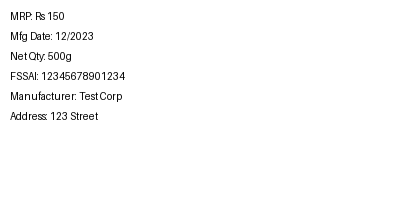
#> input picture backend/storage/uploads/8b1d8b66b4b645fd8ed7b534c6a791ad.png, 400 x 200 px
$ python -i preprocessor.py   (imports and definitions only)
#> lines starting #> are read from the running program, lines starting #| are printed output that depends on the picture; after the words box and inside, x2 and y2 are one past the last pixel; in counts of white or black regions, pixels touching at a corner belong together
import cv2
import numpy as np
from pathlib import Path

class Preprocessor:
    @staticmethod
    def process(image_path: str) -> np.ndarray:
        # Load image
        img = cv2.imread(image_path)
#> img is the input picture: shape (200, 400, 3); min 1, max 255, mean 251.2
        if img is None:
            raise ValueError(f"Could not load image at {image_path}")

        # Grayscale
        gray = cv2.cvtColor(img, cv2.COLOR_BGR2GRAY)

        # Denoise
        denoised = cv2.fastNlMeansDenoising(gray, None, 10, 7, 21)

        # Contrast enhancement (CLAHE)
        clahe = cv2.createCLAHE(clipLimit=2.0, tileGridSize=(8, 8))
        contrast = clahe.apply(denoised)

        # Sharpening (Unsharp mask)
        gaussian = cv2.GaussianBlur(contrast, (0, 0), 2.0)
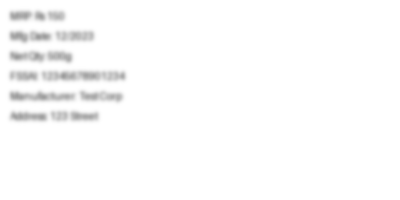
#> gaussian: shape (200, 400); min 157, max 255, mean 251.2
        sharpened = cv2.addWeighted(contrast, 1.5, gaussian, -0.5, 0)

        # Adaptive thresholding
        thresh = cv2.adaptiveThreshold(sharpened, 255, cv2.ADAPTIVE_THRESH_GAUSSIAN_C, cv2.THRESH_BINARY, 11, 2)
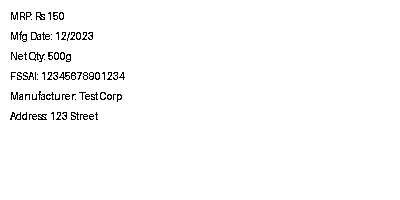
#> thresh: shape (200, 400); 98.1% white; black in thin lines or dots, all inside (x1, y1, x2, y2) = (10, 12, 125, 120)

        # Deskew (basic implementation)
        coords = np.column_stack(np.where(thresh > 0))
#> coords = 78467 pairs, first value 0 to 199, second value 0 to 399
        angle = cv2.minAreaRect(coords)[-1]
#> angle = -90
        if angle < -45:
            angle = -(90 + angle)
#> angle = 0
        else:
            angle = -angle

        (h, w) = thresh.shape[:2]
#> h = 200; w = 400
        center = (w // 2, h // 2)
#> center = (200, 100)
        M = cv2.getRotationMatrix2D(center, angle, 1.0)
#> M = [[1, 0, 0], [0, 1, 0]]
        deskewed = cv2.warpAffine(thresh, M, (w, h), flags=cv2.INTER_CUBIC, borderMode=cv2.BORDER_REPLICATE)

        return deskewed

    @staticmethod
    def save_processed(img: np.ndarray, output_path: str):
        cv2.imwrite(output_path, img)

>>> result = Preprocessor().process('../../storage/uploads/8b1d8b66b4b645fd8ed7b534c6a791ad.png')
